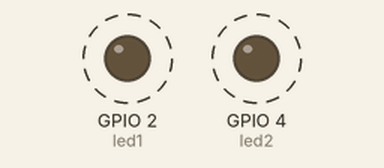
Bench run of a sketch on a simulated ESP32. Shown: output pins drawn as LEDs (lit = HIGH). Dashed ring = blinking. WiFi joins after 1.5 s; servers stay silent unless stated; what the sketch prints to the serial monitor is not drawn.

Above: at 3.0 s.
Timing chart, 0 to 7.1 s (numbered marks = the images above):
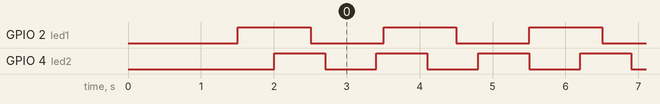

The sketch:

FreeRTOS.ino
```cpp
#include <WiFi.h>
#include <HTTPClient.h>

const char* ssid = "Wokwi-GUEST";
const char* password = "";
String access_token = "123456";

TaskHandle_t Task1;
TaskHandle_t Task2;

// LED pins
const int led1 = 2;
const int led2 = 4;

void setup() {
  Serial.begin(115200);
  pinMode(led1, OUTPUT);
  pinMode(led2, OUTPUT);

  WiFi.begin(ssid, password, 6);

  Serial.print("Connecting to WiFi");
  while (WiFi.status() != WL_CONNECTED) {
    delay(100);
    Serial.print(".");
  }

  Serial.print("OK! IP=");
  Serial.println(WiFi.localIP());

  //create a task that will be executed in the Task1code() function, with priority 1 and executed on core 0
  xTaskCreatePinnedToCore(
                    Task1code,   /* Task function. */
                    "Task1",     /* name of task. */
                    10000,       /* Stack size of task */
                    NULL,        /* parameter of the task */
                    1,           /* priority of the task */
                    &Task1,      /* Task handle to keep track of created task */
                    0);          /* pin task to core 0 */
  delay(500);

  //create a task that will be executed in the Task2code() function, with priority 1 and executed on core 1
  xTaskCreatePinnedToCore(
                    Task2code,   /* Task function. */
                    "Task2",     /* name of task. */
                    10000,       /* Stack size of task */
                    NULL,        /* parameter of the task */
                    1,           /* priority of the task */
                    &Task2,      /* Task handle to keep track of created task */
                    1);          /* pin task to core 1 */
  delay(500);

}

//Task1code: blinks an LED every 1000 ms
void Task1code( void * pvParameters ){
  led();
}

void led(){
  Serial.print("Task1 running on core ");
  Serial.println(xPortGetCoreID());

  for(;;){
    digitalWrite(led1, HIGH);
    delay(1000);
    digitalWrite(led1, LOW);
    delay(1000);
  }
}

//Task2code: blinks an LED every 700 ms
void Task2code( void * pvParameters ){
  Serial.print("Task2 running on core ");
  Serial.println(xPortGetCoreID());

  for(;;){
    digitalWrite(led2, HIGH);
    delay(700);
    digitalWrite(led2, LOW);
    delay(700);
  }
}

void loop() {

}
```

Measured:
- by itself, GPIO 2 (led1): alternates HIGH for 1.0 s and LOW for 1.0 s
- by itself, GPIO 4 (led2): alternates HIGH for 0.70 s and LOW for 0.70 s
